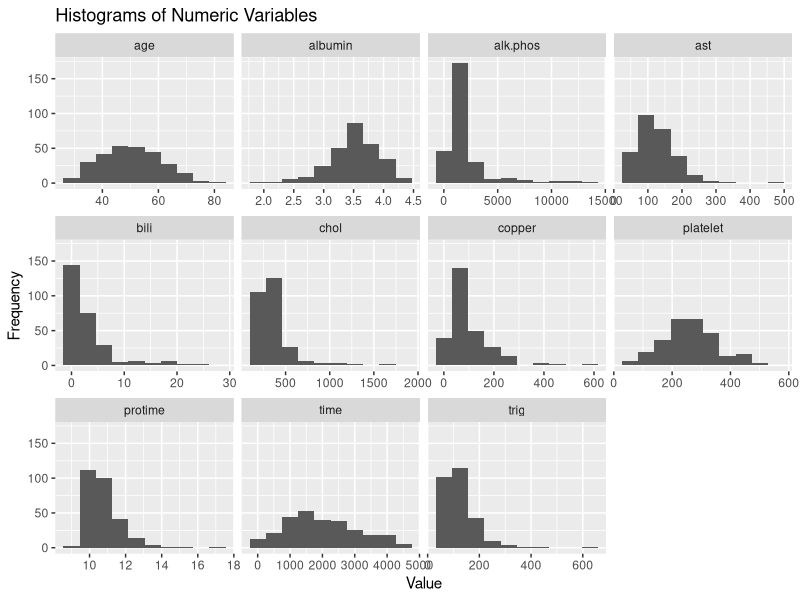
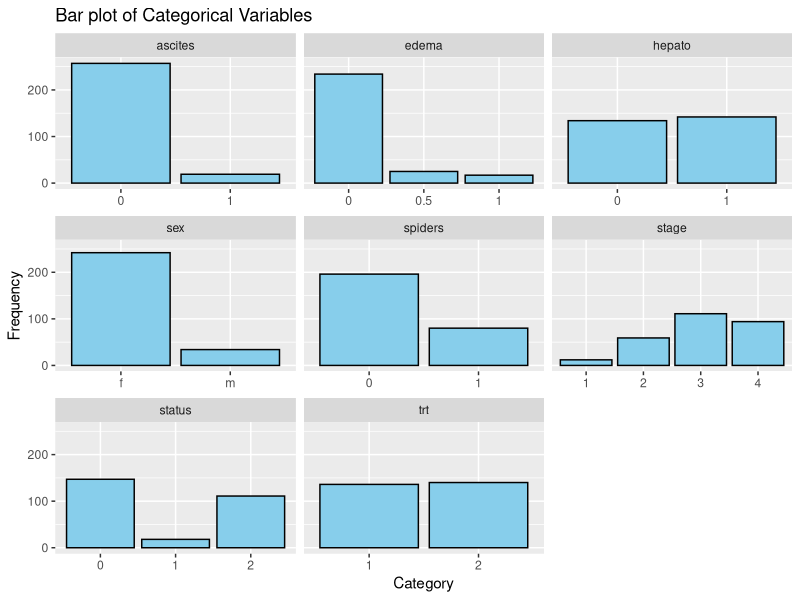
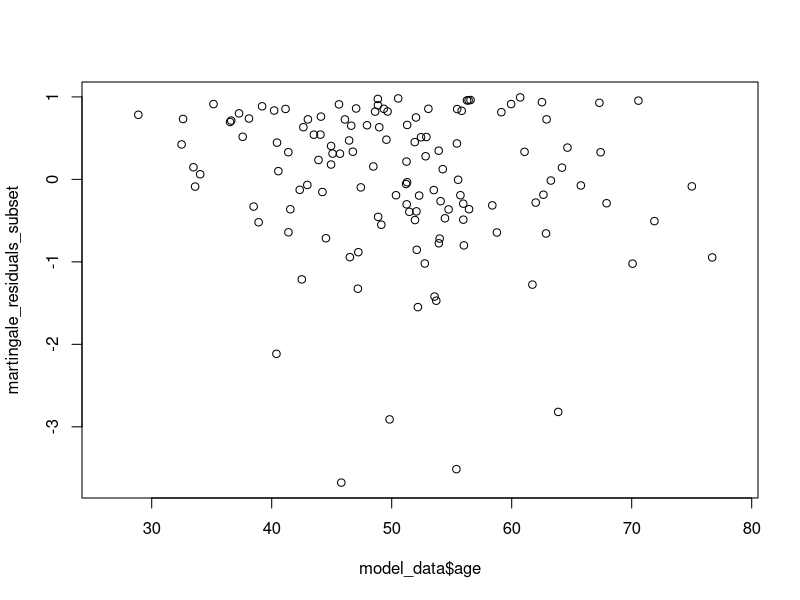
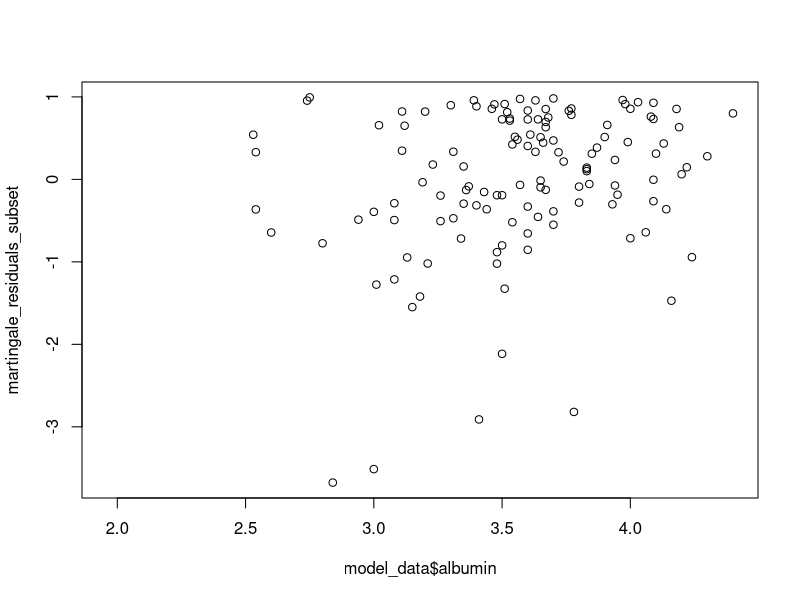
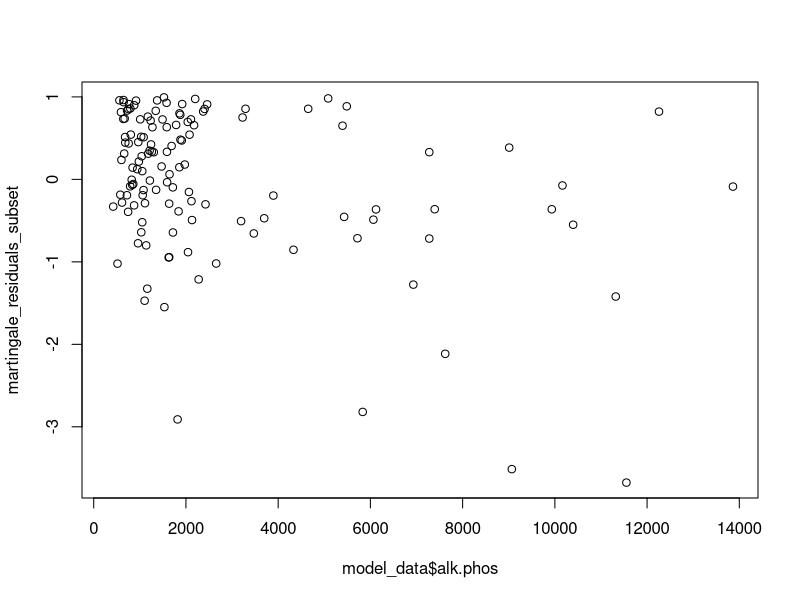
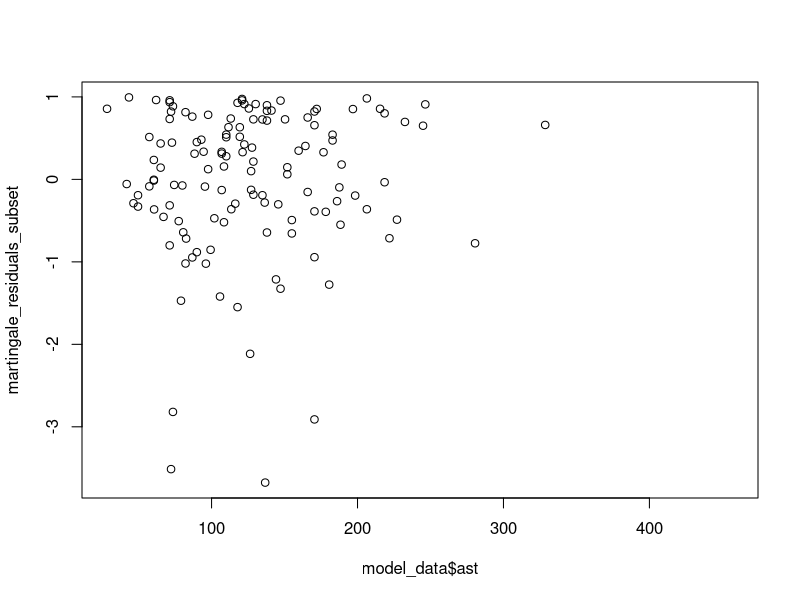
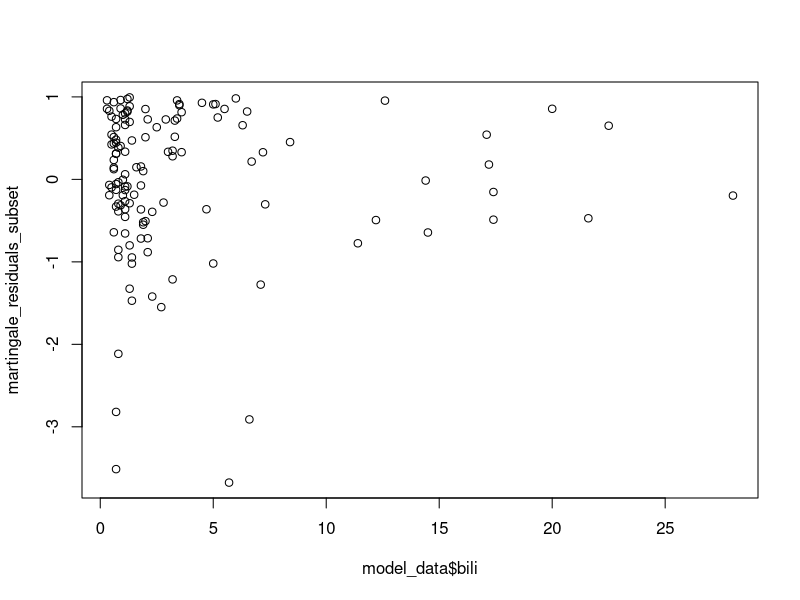
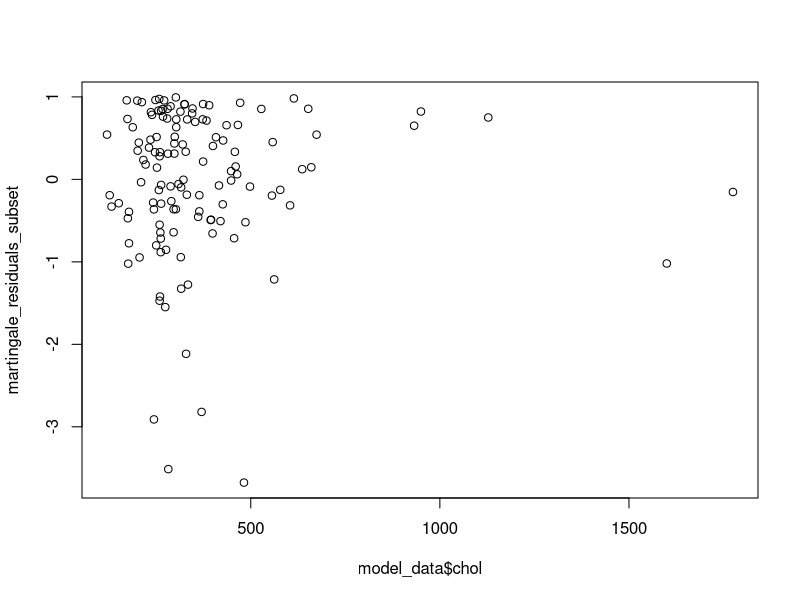

R code for these plots, in order:
## ---- chunk 1
knitr::opts_chunk$set(echo = TRUE)
## ---- chunk 2
# Load packages
library(tidyverse)
library(survival)
## ---- chunk 3
# load the survival package
library(survival)
data(pbc, package = 'survival')

# omitting NA is done as the cox regression model does not use rows with missing data (not a complete case). Data could also be replaced with the mean, but that would not be appropriate for categorical variables.
pbc_df <- na.omit(pbc)
pbc_df
## ---- chunk 4
# create a dataframe in long form with the numeric variables only to assess normality through visually viewing histogram
pbc_num <- pbc_df %>%
  select(age, time, albumin, alk.phos, ast, bili, chol, copper, platelet, protime, trig) %>%
  gather(key = "variable", value = "value")

# create a facet histogram plot with all numeric variables shown
ggplot(pbc_num, aes(x = value)) + 
  geom_histogram(bins = 10) + 
  facet_wrap(~variable, scales = 'free_x') +
  labs(title = "Histograms of Numeric Variables", x = "Value", y = "Frequency")

# create a dataframe in long form with the categorical variables only to assess distribution through visually viewing bar plots
pbc_cat <- pbc_df %>%
  select(sex, trt, status, ascites, edema, hepato, spiders, stage) %>%
  gather(key = "variable", value = "value")

# create a facet bar plot with all categorical variables shown
ggplot(pbc_cat, aes(x = value)) + 
  geom_bar(fill = "skyblue", color = "black") +
  facet_wrap(~variable, scales = 'free_x') + 
  labs(title = "Bar plot of Categorical Variables", x = "Category", y = "Frequency")
## ---- chunk 5
pbc_num <- pbc_df %>%
  select(age, time, albumin, alk.phos, ast, bili, chol, copper, platelet, protime, trig)

summary_table <- data.frame(
  Variable = character(),
  Mean = numeric(),
  SD = numeric(),
  Median = numeric(),
  IQR = numeric(),
  stringsAsFactors = FALSE
)

# Perform the Shapiro-Wilk normality test
for (var in colnames(pbc_num))
{
  variable_data <- pbc_num[[var]]
  p <- shapiro.test(variable_data)$p.value
  if(p > .05)
  {
    # variable is normally distributed
    mean <- mean(variable_data, na.rm = TRUE)
    sd <- sd(variable_data, na.rm = TRUE)
    median <- NA
    iqr <- NA
    normality <- 'normally distributed'
  }
  else
  {
    # variable is skewed
    mean <- NA
    sd <- NA 
    median <- median(variable_data, na.rm = TRUE)
    iqr <- IQR(variable_data, na.rm = TRUE)
    normality <- 'skewed'
  }
  summary_table <- rbind(summary_table, data.frame(
    Variable = var,
    Mean = mean,
    SD = sd,
    Median = median,
    IQR = iqr,
    Normality = normality
  ))
}

print(summary_table)  

## ---- chunk 6
# fit the model on all variables except status and time as they are used to determine mortality and id as it is an identifier
cox_model <- coxph(Surv(time, status) ~ sex + trt + ascites + edema + hepato + spiders + stage + age + albumin + 
                     alk.phos + ast + bili + chol + copper + platelet + protime + trig, data = pbc_df)

# 1) Check proportional hazards assumption: variables ast, chol, and trig fail this condition as p value < .05, indicating the hazard due to these variables is not proportional over time. However, the global p value passes.
cox.zph(cox_model)

# 2) Linearity of Continuous Variables: proves that continuous variables have a linear relationship with the log hazard
martingale_residuals <- residuals(cox_model, type = "martingale")

# identify only the rows of the dataset used in the model
model_data <- pbc_df[complete.cases(pbc_df[, c("sex", "trt", "ascites", "edema", "hepato", "spiders", "stage", 
                                               "age", "albumin", "alk.phos", "ast", "bili", "chol", "copper", 
                                               "platelet", "protime", "trig")]), ]

# identify only the rows of the dataset used in the model
martingale_residuals_subset <- martingale_residuals[complete.cases(pbc_df[, c("sex", "trt", "ascites", "edema", 
                                                                             "hepato", "spiders", "stage", "age", 
                                                                             "albumin", "alk.phos", "ast", "bili", 
                                                                             "chol", "copper", "platelet", 
                                                                             "protime", "trig")])]

# check linearity plot for each continuous variable to see if there is no pattern
# time is excluded as that is the dependent variable
# Numeric variables: age, albumin, alk.phos, ast, bili, chol, copper, platelet, protime, trig 
plot(model_data$age, martingale_residuals_subset) # passed, no clear pattern
plot(model_data$albumin, martingale_residuals_subset) # passed, no clear pattern
plot(model_data$alk.phos, martingale_residuals_subset) # passed, no clear pattern
plot(model_data$ast, martingale_residuals_subset) # passed, no clear pattern
plot(model_data$bili, martingale_residuals_subset) # passed, no clear pattern
plot(model_data$chol, martingale_residuals_subset) # passed, no clear pattern
plot(model_data$copper, martingale_residuals_subset) # passed, no clear pattern
plot(model_data$platelet, martingale_residuals_subset) # passed, no clear pattern
plot(model_data$protime, martingale_residuals_subset) # passed, no clear pattern
plot(model_data$trig, martingale_residuals_subset) # passed, no clear pattern
## ---- chunk 7
# display the results of the model
summary(cox_model)

# create a variable for the coefficients of each variable in the model
coefficients <- coef(cox_model)

# print the model
formula_str <- paste("log-hazard =",
                     paste(names(coefficients), coefficients, sep="*", collapse=" + "))
print(formula_str)
## ---- chunk 8
library(glmnet)
library(survival)

# Ensure that time is numeric
pbc_df$time <- as.numeric(pbc_df$time)

# To fix errors in status variable of invalid characters
pbc_df$status <- as.character(pbc_df$status)        # Convert status to character to handle
pbc_df$status <- gsub("[^0-1]", NA, pbc_df$status)  # Replace any non-0 or non-1 characters with NA
pbc_df$status <- as.numeric(pbc_df$status)  # Convert back to numeric

# Remove rows with any NAs in the response or predictors
pbc_clean <- pbc_df[complete.cases(pbc_df[, c("time", "status", "age", "sex", "trt", "ascites", "edema", "hepato", "spiders", "stage", "albumin", "alk.phos", "ast", "bili", "chol", "copper", "platelet", "protime", "trig")]), ]

# Select predictors (exclude the response variable and ID)
predictors <- pbc_clean[, c("age", "sex", "trt", "ascites", "edema", "hepato", "spiders", "stage", 
                          "albumin", "alk.phos", "ast", "bili", "chol", "copper", "platelet", "protime", "trig")]

# Convert factors to numeric
predictors$sex <- factor(predictors$sex, levels = c("f", "m"), labels = c(0, 1))
predictors$trt <- factor(predictors$trt)
predictors$ascites <- factor(predictors$ascites)
predictors$edema <- factor(predictors$edema)
predictors$hepato <- factor(predictors$hepato)
predictors$spiders <- factor(predictors$spiders)
predictors$stage <- factor(predictors$stage)

# Create response variable of time and status used to represent mortality
response <- Surv(pbc_clean$time, pbc_clean$status)

# Convert predictors to dummy variables 
predictors_numeric <- model.matrix(~ . - 1, data = predictors)

# Fit the LASSO model with cross-validation
lasso_model <- cv.glmnet(predictors_numeric, response, family = "cox", alpha = 1)
print(lasso_model)

# Get predictions using the best lambda (lambda.min) from the LASSO model
predicted_values <- predict(lasso_model, newx = predictors_numeric, type = "link", s = "lambda.min")

# Convert predicted_values to a vector for use in survConcordance
predicted_values <- as.vector(predicted_values)

# Calculate the C-index using the survConcordance function
cindex <- survConcordance(Surv(pbc_clean$time, pbc_clean$status) ~ predicted_values)

# Print the C-index value
cat("C-index:", cindex$concordance, "\n")
## ---- chunk 9
# Get coefficients at the best lambda (lambda.min)
coefficients <- coef(lasso_model, s = "lambda.min")

# Print the coefficients
print("Coefficients at lambda.min:")
print(coefficients)

# print formula based on coefficients
print('Surv(time, status) ~ -0.028882887(age) + 0.343383679(hepatol) + 0.149352289(bili) + 0.003771584(copper)')

## ---- chunk 10
library(glmnet)
library(survival)
library(ggplot2)

# Convert the predicted values to a vector
predicted_values <- as.vector(predicted_values)

# Create the observed vs predicted comparison plot
# Create a data frame with observed and predicted values
obs_pred_df <- data.frame(
  observed = pbc_clean$time,
  predicted = predicted_values
)

# Plot the observed vs predicted values
ggplot(obs_pred_df, aes(x = observed, y = predicted)) +
  geom_point(alpha = 0.5, color = "blue") +  # Scatter plot of observed vs predicted
  geom_smooth(method = "lm", color = "red", linetype = "dashed") +  # Add linear regression line
  labs(title = "Observed vs Predicted: LASSO Cox Model",
       x = "Observed Time",
       y = "Predicted Time") +
  theme_minimal() +
  theme(axis.title = element_text(size = 12), 
        axis.text = element_text(size = 10))

## ---- chunk 11
library(survival)
library(ggplot2)

# Extract coefficients from the LASSO model
coefficients <- coef(lasso_model, s = "lambda.min")  # Extract coefficients at the best lambda which is lambda.min
coefficients <- as.matrix(coefficients)  # Convert to matrix 
print(coefficients)

# Get data for plotting (excluding intercept)
coef_data <- data.frame(
  variable = rownames(coefficients),
  coef = coefficients[, 1])

# Remove intercept term for the plot
coef_data <- coef_data[coef_data$variable != "(Intercept)", ]

# Specify which variables should be red
red_vars <- c("age", "hepato1", "bili", "copper")

# Create a new column for color assignment
coef_data$color <- ifelse(coef_data$variable %in% red_vars, "red", "blue")

# Create the plot using ggplot2
ggplot(coef_data, aes(x = reorder(variable, coef), y = exp(coef))) +   # apply exp to coef to turn coefficients into hazard ratios
  geom_point(aes(color = color), size = 3) +  # Hazard Ratios (log scale)
  coord_flip() +  # Flip the axes for better readability
  scale_color_identity() +  # Use the exact colors assigned
  labs(title = "Hazard Ratios from LASSO Cox Model",
       x = "Variable",
       y = "Hazard Ratio") +
  theme_minimal() +
  theme(axis.text.y = element_text(size = 10),
        axis.title = element_text(size = 12))
